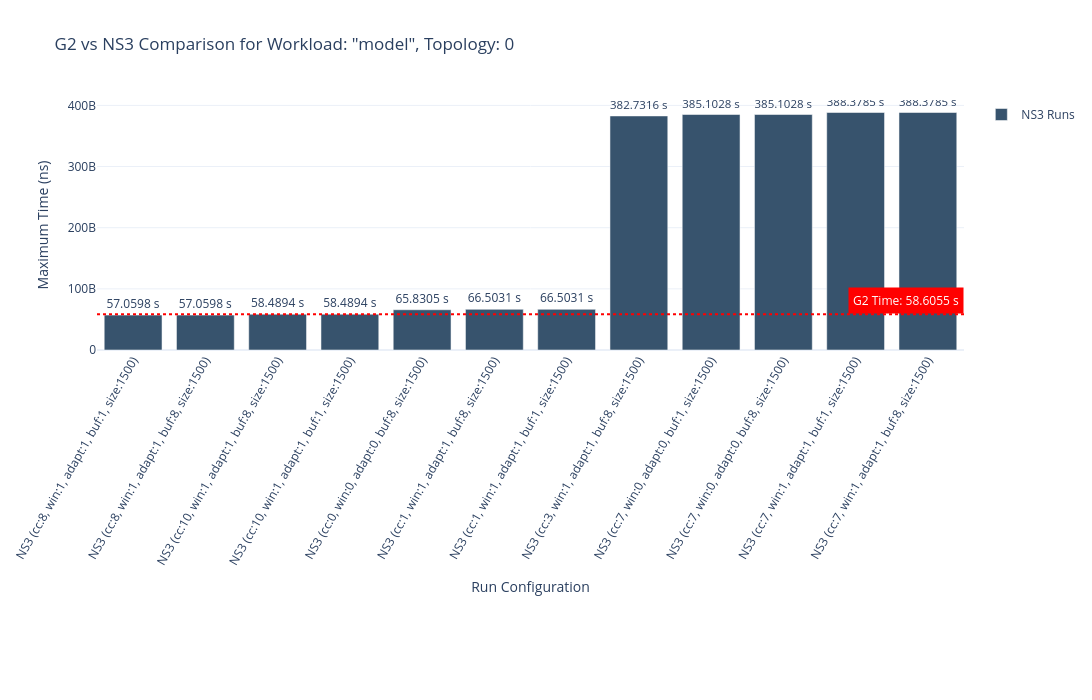
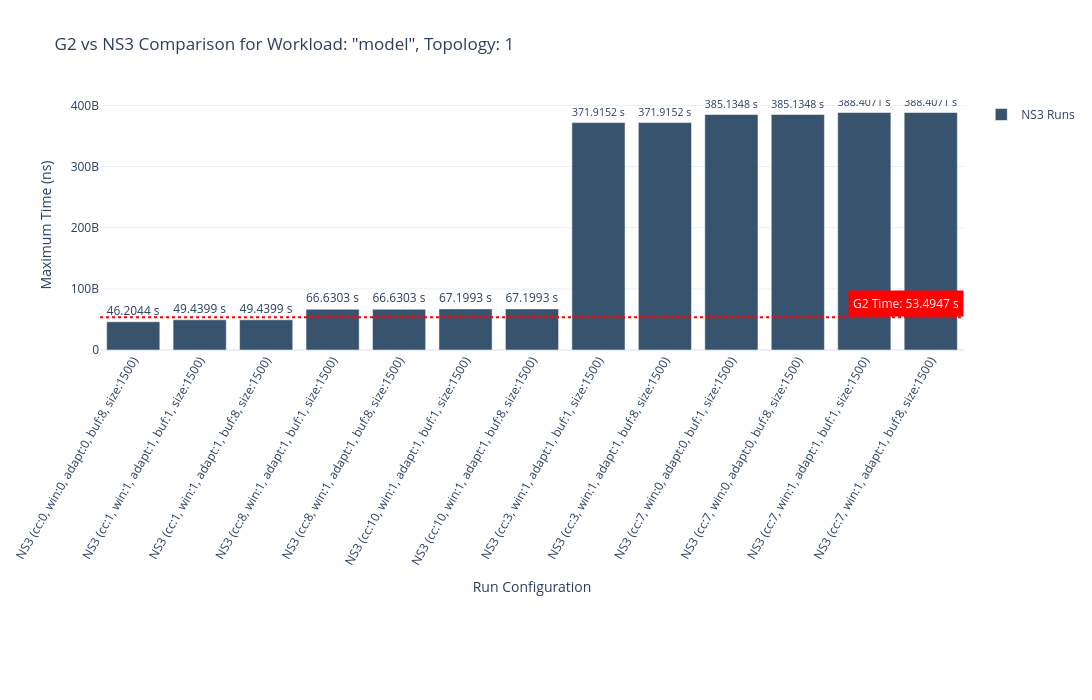
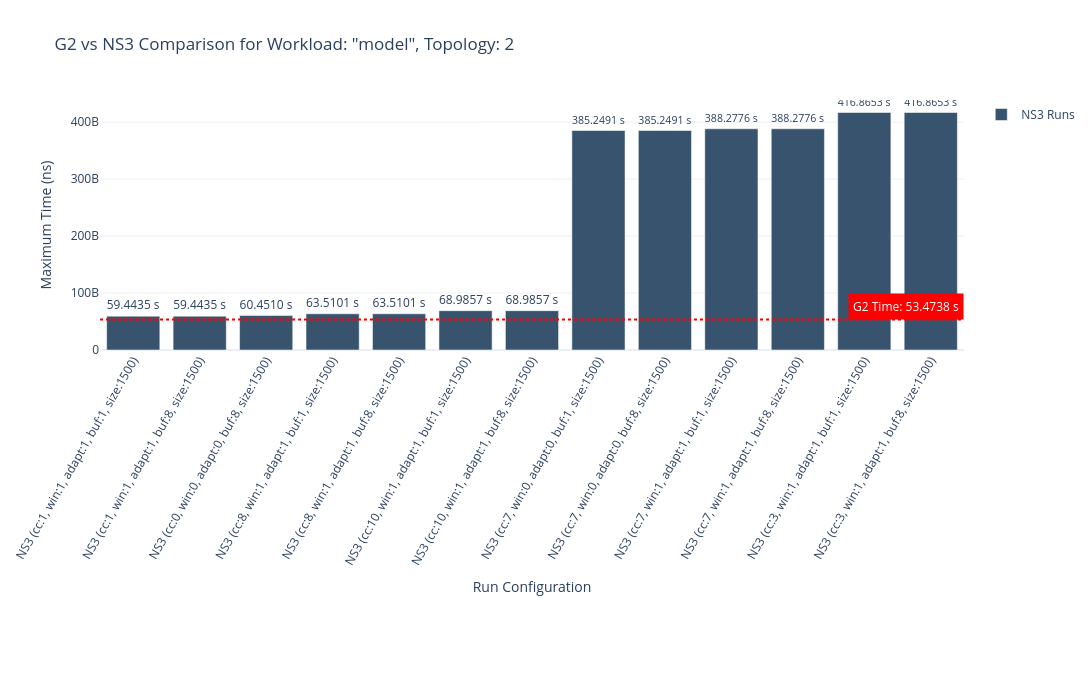
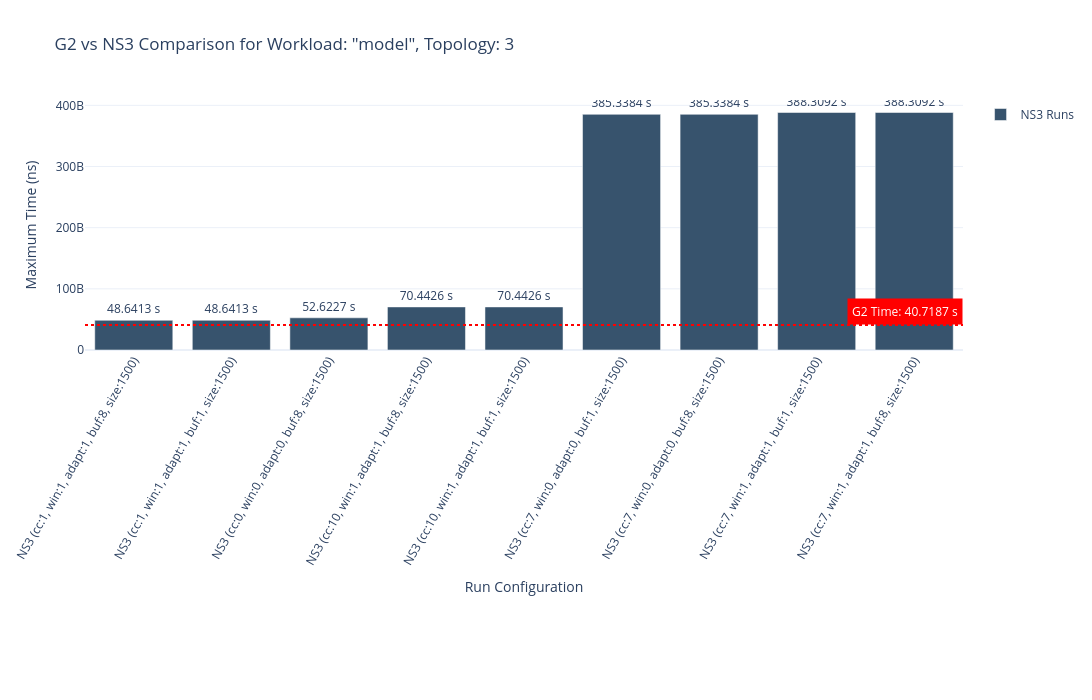

Notebook source saved alongside these figures, in order:
### Code cell
# ...existing code...
# --- New Cell for G2 vs NS3 Comparison ---

import re

# --- Configuration for G2 vs NS3 Comparison ---

# Define the base folder containing all the run directories from all workloads
# We will process all workloads ('toy_all_to_all_one_collective', 'toy_all_reduce_one_collective', 'model')
base_comparison_folder = '/app/astra-sim/upc/output/comparison_run/FoldedClos'

# Choose what to plot: 'avg' for mean, or 'max' for maximum value
comparison_plot_metric = 'max'  # Can be 'avg' or 'max'

# --- Data Collection Logic ---

all_run_folders = []
for workload_folder in os.listdir(base_comparison_folder):
    workload_path = os.path.join(base_comparison_folder, workload_folder)
    if os.path.isdir(workload_path):
        run_folders = [os.path.join(workload_path, d) for d in os.listdir(workload_path) if os.path.isdir(os.path.join(workload_path, d))]
        all_run_folders.extend(run_folders)

comparison_results = []

# Regex to extract topology index
topo_idx_regex = re.compile(r'topology(\d+)(?:\.json)?$')

for folder in sorted(all_run_folders):
    run_summary_path = os.path.join(folder, 'run_summary.txt')
    if not os.path.exists(run_summary_path):
        continue

    # 1. Parse run_summary.txt to identify sim_type and topology
    summary_params = parse_config(run_summary_path)
    
    sim_type = None
    topo_file = None
    workload_name = summary_params.get('collective', 'N/A').strip()

    if os.path.exists(os.path.join(folder, 'g2')):
        sim_type = 'G2'
        topo_file = summary_params.get('g2 topology file override', 'N/A')
    elif os.path.exists(os.path.join(folder, 'ns3')):
        sim_type = 'NS3'
        topo_file = summary_params.get('ns3 topology file override', 'N/A')
    
    if not sim_type or not topo_file or 'all_paths' in topo_file:
        continue # Skip if not G2/NS3, no topo file, or it's a fixed 'all_paths' topology

    # Extract topology index
    match = topo_idx_regex.search(topo_file)
    if not match:
        continue
    topo_index = int(match.group(1))

    # 2. Get timing data
    timing_file = None
    sim_output_dir = None
    if sim_type == 'G2':
        sim_output_dir = os.path.join(folder, 'g2')
    elif sim_type == 'NS3':
        sim_output_dir = os.path.join(folder, 'ns3')

    if sim_output_dir and os.path.isdir(sim_output_dir):
        for f in os.listdir(sim_output_dir):
            if 'trace_matched_timing.csv' in f:
                timing_file = os.path.join(sim_output_dir, f)
                break
    
    if not timing_file:
        continue

    try:
        df = pd.read_csv(timing_file)
        if sim_type == 'NS3':
            df = df[df['node_name'] != 'dummy_node'].copy()
        
        time_col = 'callback_tick'
        if time_col not in df.columns:
            continue
            
        elapsed_times = df[time_col].dropna()
        if elapsed_times.empty:
            continue

        # 3. Create a descriptive name and store results
        run_name = f"{sim_type}"
        if sim_type == 'NS3':
            ns3_config_file = find_config_file(folder)
            if ns3_config_file:
                ns3_params = parse_config(ns3_config_file)
                run_name = (
                    f"NS3 (cc:{ns3_params.get('cc_mode', 'N/A')}, "
                    f"win:{ns3_params.get('has_win', 'N/A')}, "
                    f"adapt:{ns3_params.get('var_win', 'N/A')}, "
                    f"buf:{ns3_params.get('buffer_size', 'N/A')}, "
                    f"size:{ns3_params.get('packet_payload_size', 'N/A')})"
                )

        comparison_results.append({
            'workload': workload_name,
            'topo_index': topo_index,
            'sim_type': sim_type,
            'run_name': run_name,
            'avg_time': elapsed_times.mean(),
            'max_time': elapsed_times.max(),
            'std_dev': elapsed_times.std(),
            'path': os.path.basename(folder)
        })

    except Exception as e:
        print(f"Error processing {folder}: {e}")

# --- Plotting Logic ---

if comparison_results:
    comp_df = pd.DataFrame(comparison_results)
    
    # Determine which column to use for plotting
    if comparison_plot_metric == 'max':
        y_col = 'max_time'
        y_axis_title = "Maximum Time (ns)"
    else: # Default to 'avg'
        y_col = 'avg_time'
        y_axis_title = "Average Time (ns)"

    workloads = comp_df['workload'].unique()
    
    for wl in sorted(workloads):
        for topo_idx in sorted(comp_df['topo_index'].unique()):
            
            group_df = comp_df[(comp_df['workload'] == wl) & (comp_df['topo_index'] == topo_idx)].copy()
            
            if group_df.empty:
                continue

            # Separate G2 and NS3 for plotting
            g2_runs = group_df[group_df['sim_type'] == 'G2']
            ns3_runs = group_df[group_df['sim_type'] == 'NS3'].sort_values(by=y_col)
            
            plot_title = f'G2 vs NS3 Comparison for Workload: "{wl}", Topology: {topo_idx}'

            fig = go.Figure()

            # Add NS3 runs as bars
            fig.add_trace(go.Bar(
                x=ns3_runs['run_name'],
                y=ns3_runs[y_col],
                name='NS3 Runs',
                marker_color='rgb(55, 83, 109)',
                text=ns3_runs[y_col].apply(lambda x: f'{x/1e9:.4f} s'),
                textposition='outside'
            ))

            # Add G2 run as a benchmark line
            if not g2_runs.empty:
                g2_time = g2_runs.iloc[0][y_col]
                fig.add_hline(
                    y=g2_time, 
                    line_dash="dot",
                    annotation_text=f"G2 Time: {g2_time/1e9:.4f} s", 
                    annotation_position="top right",
                    line_color="red",
                    annotation=dict(
                        font=dict(color="white", size=12),
                        bgcolor="red",
                        borderpad=4
                    )
                )

            fig.update_layout(
                title=plot_title,
                xaxis_title="Run Configuration",
                yaxis_title=y_axis_title,
                xaxis={'tickangle': -60},
                template='plotly_white',
                height=700,
                width=1400,
                margin=dict(b=350),
                showlegend=True
            )
            
            print(f"\n--- Plot for Workload: {wl}, Topology: {topo_idx} ---")
            fig.show()
else:
    print("\nNo comparison results to plot.")

# Display the full data table
if comparison_results:
    print("\n--- Full Comparison Data ---")
    with pd.option_context('display.max_rows', None, 'display.max_columns', None, 'display.width', 1000):
        display(comp_df.sort_values(by=['workload', 'topo_index', y_col]))

### Figure 1 — Plotly figure (JSON) as saved in the notebook; plotly's stock layout.template omitted (floating-point values rounded to 4 significant figures)
{"data": [{"marker": {"color": "rgb(55, 83, 109)"}, "name": "NS3 Runs", "text": ["57.0598 s", "57.0598 s", "58.4894 s", "58.4894 s", "65.8305 s", "66.5031 s", "66.5031 s", "382.7316 s", "385.1028 s", "385.1028 s", "388.3785 s", "388.3785 s"], "textposition": "outside", "type": "bar", "x": ["NS3 (cc:8, win:1, adapt:1, buf:1, size:1500)", "NS3 (cc:8, win:1, adapt:1, buf:8, size:1500)", "NS3 (cc:10, win:1, adapt:1, buf:8, size:1500)", "NS3 (cc:10, win:1, adapt:1, buf:1, size:1500)", "NS3 (cc:0, win:0, adapt:0, buf:8, size:1500)", "NS3 (cc:1, win:1, adapt:1, buf:8, size:1500)", "NS3 (cc:1, win:1, adapt:1, buf:1, size:1500)", "NS3 (cc:3, win:1, adapt:1, buf:8, size:1500)", "NS3 (cc:7, win:0, adapt:0, buf:1, size:1500)", "NS3 (cc:7, win:0, adapt:0, buf:8, size:1500)", "NS3 (cc:7, win:1, adapt:1, buf:1, size:1500)", "NS3 (cc:7, win:1, adapt:1, buf:8, size:1500)"], "y": [57059773757, 57059773757, 58489422802, 58489422802, 65830548733, 66503080774, 66503080774, 382731638602, 385102841376, 385102841376, 388378490868, 388378490868]}], "layout": {"annotations": [{"bgcolor": "red", "borderpad": 4, "font": {"color": "white", "size": 12}, "showarrow": false, "text": "G2 Time: 58.6055 s", "x": 1, "xanchor": "right", "xref": "x domain", "y": 58605521161, "yanchor": "bottom", "yref": "y"}], "height": 700, "margin": {"b": 350}, "shapes": [{"line": {"color": "red", "dash": "dot"}, "type": "line", "x0": 0, "x1": 1, "xref": "x domain", "y0": 58605521161, "y1": 58605521161, "yref": "y"}], "showlegend": true, "title": {"text": "G2 vs NS3 Comparison for Workload: \"model\", Topology: 0"}, "width": 1400, "xaxis": {"tickangle": -60, "title": {"text": "Run Configuration"}}, "yaxis": {"title": {"text": "Maximum Time (ns)"}}}}

### Figure 2 — Plotly figure (JSON) as saved in the notebook; plotly's stock layout.template omitted (floating-point values rounded to 4 significant figures)
{"data": [{"marker": {"color": "rgb(55, 83, 109)"}, "name": "NS3 Runs", "text": ["46.2044 s", "49.4399 s", "49.4399 s", "66.6303 s", "66.6303 s", "67.1993 s", "67.1993 s", "371.9152 s", "371.9152 s", "385.1348 s", "385.1348 s", "388.4071 s", "388.4071 s"], "textposition": "outside", "type": "bar", "x": ["NS3 (cc:0, win:0, adapt:0, buf:8, size:1500)", "NS3 (cc:1, win:1, adapt:1, buf:1, size:1500)", "NS3 (cc:1, win:1, adapt:1, buf:8, size:1500)", "NS3 (cc:8, win:1, adapt:1, buf:1, size:1500)", "NS3 (cc:8, win:1, adapt:1, buf:8, size:1500)", "NS3 (cc:10, win:1, adapt:1, buf:1, size:1500)", "NS3 (cc:10, win:1, adapt:1, buf:8, size:1500)", "NS3 (cc:3, win:1, adapt:1, buf:1, size:1500)", "NS3 (cc:3, win:1, adapt:1, buf:8, size:1500)", "NS3 (cc:7, win:0, adapt:0, buf:1, size:1500)", "NS3 (cc:7, win:0, adapt:0, buf:8, size:1500)", "NS3 (cc:7, win:1, adapt:1, buf:1, size:1500)", "NS3 (cc:7, win:1, adapt:1, buf:8, size:1500)"], "y": [46204393470, 49439860181, 49439860181, 66630322056, 66630322056, 67199306852, 67199306852, 371915249398, 371915249398, 385134842893, 385134842893, 388407126365, 388407126365]}], "layout": {"annotations": [{"bgcolor": "red", "borderpad": 4, "font": {"color": "white", "size": 12}, "showarrow": false, "text": "G2 Time: 53.4947 s", "x": 1, "xanchor": "right", "xref": "x domain", "y": 53494693012, "yanchor": "bottom", "yref": "y"}], "height": 700, "margin": {"b": 350}, "shapes": [{"line": {"color": "red", "dash": "dot"}, "type": "line", "x0": 0, "x1": 1, "xref": "x domain", "y0": 53494693012, "y1": 53494693012, "yref": "y"}], "showlegend": true, "title": {"text": "G2 vs NS3 Comparison for Workload: \"model\", Topology: 1"}, "width": 1400, "xaxis": {"tickangle": -60, "title": {"text": "Run Configuration"}}, "yaxis": {"title": {"text": "Maximum Time (ns)"}}}}

### Figure 3 — Plotly figure (JSON) as saved in the notebook; plotly's stock layout.template omitted (floating-point values rounded to 4 significant figures)
{"data": [{"marker": {"color": "rgb(55, 83, 109)"}, "name": "NS3 Runs", "text": ["59.4435 s", "59.4435 s", "60.4510 s", "63.5101 s", "63.5101 s", "68.9857 s", "68.9857 s", "385.2491 s", "385.2491 s", "388.2776 s", "388.2776 s", "416.8653 s", "416.8653 s"], "textposition": "outside", "type": "bar", "x": ["NS3 (cc:1, win:1, adapt:1, buf:1, size:1500)", "NS3 (cc:1, win:1, adapt:1, buf:8, size:1500)", "NS3 (cc:0, win:0, adapt:0, buf:8, size:1500)", "NS3 (cc:8, win:1, adapt:1, buf:1, size:1500)", "NS3 (cc:8, win:1, adapt:1, buf:8, size:1500)", "NS3 (cc:10, win:1, adapt:1, buf:1, size:1500)", "NS3 (cc:10, win:1, adapt:1, buf:8, size:1500)", "NS3 (cc:7, win:0, adapt:0, buf:1, size:1500)", "NS3 (cc:7, win:0, adapt:0, buf:8, size:1500)", "NS3 (cc:7, win:1, adapt:1, buf:1, size:1500)", "NS3 (cc:7, win:1, adapt:1, buf:8, size:1500)", "NS3 (cc:3, win:1, adapt:1, buf:1, size:1500)", "NS3 (cc:3, win:1, adapt:1, buf:8, size:1500)"], "y": [59443488695, 59443488695, 60450980079, 63510109572, 63510109572, 68985710335, 68985710335, 385249079449, 385249079449, 388277573732, 388277573732, 416865277951, 416865277951]}], "layout": {"annotations": [{"bgcolor": "red", "borderpad": 4, "font": {"color": "white", "size": 12}, "showarrow": false, "text": "G2 Time: 53.4738 s", "x": 1, "xanchor": "right", "xref": "x domain", "y": 53473826795, "yanchor": "bottom", "yref": "y"}], "height": 700, "margin": {"b": 350}, "shapes": [{"line": {"color": "red", "dash": "dot"}, "type": "line", "x0": 0, "x1": 1, "xref": "x domain", "y0": 53473826795, "y1": 53473826795, "yref": "y"}], "showlegend": true, "title": {"text": "G2 vs NS3 Comparison for Workload: \"model\", Topology: 2"}, "width": 1400, "xaxis": {"tickangle": -60, "title": {"text": "Run Configuration"}}, "yaxis": {"title": {"text": "Maximum Time (ns)"}}}}

### Figure 4 — Plotly figure (JSON) as saved in the notebook; plotly's stock layout.template omitted (floating-point values rounded to 4 significant figures)
{"data": [{"marker": {"color": "rgb(55, 83, 109)"}, "name": "NS3 Runs", "text": ["48.6413 s", "48.6413 s", "52.6227 s", "70.4426 s", "70.4426 s", "385.3384 s", "385.3384 s", "388.3092 s", "388.3092 s"], "textposition": "outside", "type": "bar", "x": ["NS3 (cc:1, win:1, adapt:1, buf:8, size:1500)", "NS3 (cc:1, win:1, adapt:1, buf:1, size:1500)", "NS3 (cc:0, win:0, adapt:0, buf:8, size:1500)", "NS3 (cc:10, win:1, adapt:1, buf:8, size:1500)", "NS3 (cc:10, win:1, adapt:1, buf:1, size:1500)", "NS3 (cc:7, win:0, adapt:0, buf:1, size:1500)", "NS3 (cc:7, win:0, adapt:0, buf:8, size:1500)", "NS3 (cc:7, win:1, adapt:1, buf:1, size:1500)", "NS3 (cc:7, win:1, adapt:1, buf:8, size:1500)"], "y": [48641343160, 48641343160, 52622732944, 70442552316, 70442552316, 385338425733, 385338425733, 388309249898, 388309249898]}], "layout": {"annotations": [{"bgcolor": "red", "borderpad": 4, "font": {"color": "white", "size": 12}, "showarrow": false, "text": "G2 Time: 40.7187 s", "x": 1, "xanchor": "right", "xref": "x domain", "y": 40718669709, "yanchor": "bottom", "yref": "y"}], "height": 700, "margin": {"b": 350}, "shapes": [{"line": {"color": "red", "dash": "dot"}, "type": "line", "x0": 0, "x1": 1, "xref": "x domain", "y0": 40718669709, "y1": 40718669709, "yref": "y"}], "showlegend": true, "title": {"text": "G2 vs NS3 Comparison for Workload: \"model\", Topology: 3"}, "width": 1400, "xaxis": {"tickangle": -60, "title": {"text": "Run Configuration"}}, "yaxis": {"title": {"text": "Maximum Time (ns)"}}}}
